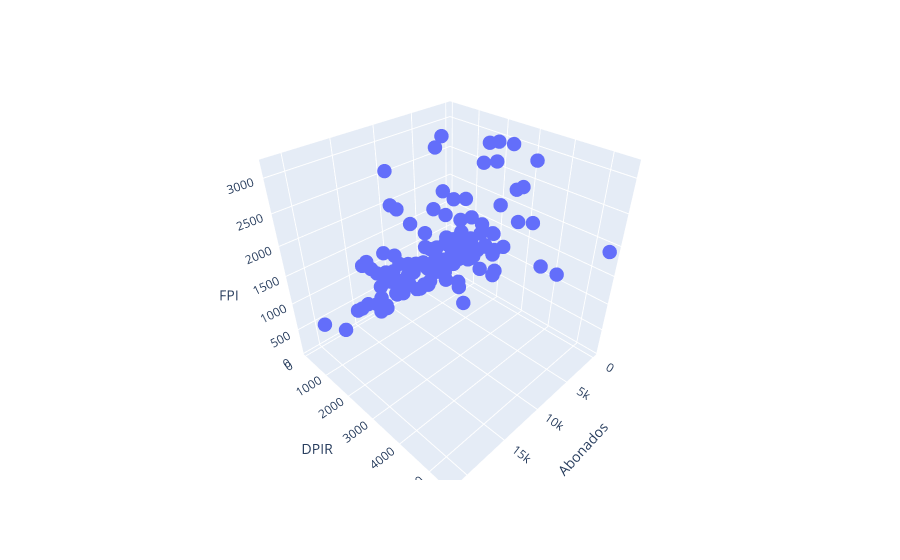

The notebook cell saved with this chart:
### Code cell
# Análisis exploratorio gráfica de los datos


fig = px.scatter_3d(datosA, x="Abonados", y="DPIR", z="FPI")
fig.update_traces(
    textfont=dict(
        family="Arial",
        size=18,
        color='red'  # Change this to your desired color
    ),
    marker=dict(
        size=5
        #color='rgba(135, 206, 250, 0.8)'  # Marker color
    )
)
fig.show()

### Figure 1 — Plotly figure (JSON) as saved in the notebook; plotly's stock layout.template omitted (floating-point values rounded to 4 significant figures; data arrays with more than 128 entries replaced by an {"elided": "..."} marker saying what was removed)
{"data": [{"hovertemplate": "Abonados=%{x}<br>DPIR=%{y}<br>FPI=%{z}<extra></extra>", "legendgroup": "", "marker": {"color": "#636efa", "size": 5, "symbol": "circle"}, "mode": "markers", "name": "", "scene": "scene", "showlegend": false, "textfont": {"color": "red", "family": "Arial", "size": 18}, "type": "scatter3d", "x": {"elided": "133 int values"}, "y": {"elided": "133 int values"}, "z": {"elided": "133 int values"}}], "layout": {"legend": {"tracegroupgap": 0}, "margin": {"t": 60}, "scene": {"domain": {"x": [0, 1], "y": [0, 1]}, "xaxis": {"title": {"text": "Abonados"}}, "yaxis": {"title": {"text": "DPIR"}}, "zaxis": {"title": {"text": "FPI"}}}}}
